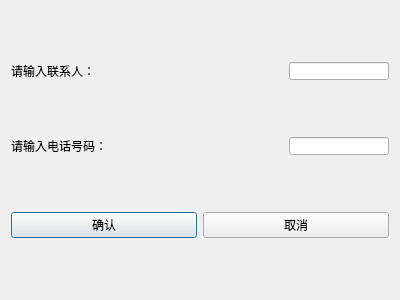
<?xml version="1.0" encoding="UTF-8"?>
<ui version="4.0">
 <class>AddLink</class>
 <widget class="QDialog" name="AddLink">
  <property name="geometry">
   <rect>
    <x>0</x>
    <y>0</y>
    <width>400</width>
    <height>300</height>
   </rect>
  </property>
  <property name="maximumSize">
   <size>
    <width>400</width>
    <height>300</height>
   </size>
  </property>
  <property name="windowTitle">
   <string>Dialog</string>
  </property>
  <layout class="QVBoxLayout" name="verticalLayout">
   <item>
    <layout class="QHBoxLayout" name="horizontalLayout">
     <item>
      <widget class="QLabel" name="label">
       <property name="text">
        <string>请输入联系人：</string>
       </property>
      </widget>
     </item>
     <item>
      <widget class="QLineEdit" name="lineEdit">
       <property name="minimumSize">
        <size>
         <width>100</width>
         <height>18</height>
        </size>
       </property>
       <property name="maximumSize">
        <size>
         <width>100</width>
         <height>18</height>
        </size>
       </property>
      </widget>
     </item>
    </layout>
   </item>
   <item>
    <layout class="QHBoxLayout" name="horizontalLayout_2">
     <item>
      <widget class="QLabel" name="label_2">
       <property name="text">
        <string>请输入电话号码：</string>
       </property>
      </widget>
     </item>
     <item>
      <widget class="QLineEdit" name="lineEdit_2">
       <property name="minimumSize">
        <size>
         <width>100</width>
         <height>18</height>
        </size>
       </property>
       <property name="maximumSize">
        <size>
         <width>100</width>
         <height>18</height>
        </size>
       </property>
      </widget>
     </item>
    </layout>
   </item>
   <item>
    <layout class="QHBoxLayout" name="horizontalLayout_3">
     <item>
      <widget class="QPushButton" name="yes">
       <property name="text">
        <string>确认</string>
       </property>
      </widget>
     </item>
     <item>
      <widget class="QPushButton" name="pushButton_2">
       <property name="text">
        <string>取消</string>
       </property>
      </widget>
     </item>
    </layout>
   </item>
  </layout>
 </widget>
 <resources/>
 <connections>
  <connection>
   <sender>pushButton_2</sender>
   <signal>clicked()</signal>
   <receiver>AddLink</receiver>
   <slot>close()</slot>
   <hints>
    <hint type="sourcelabel">
     <x>284</x>
     <y>252</y>
    </hint>
    <hint type="destinationlabel">
     <x>286</x>
     <y>-16</y>
    </hint>
   </hints>
  </connection>
 </connections>
</ui>
